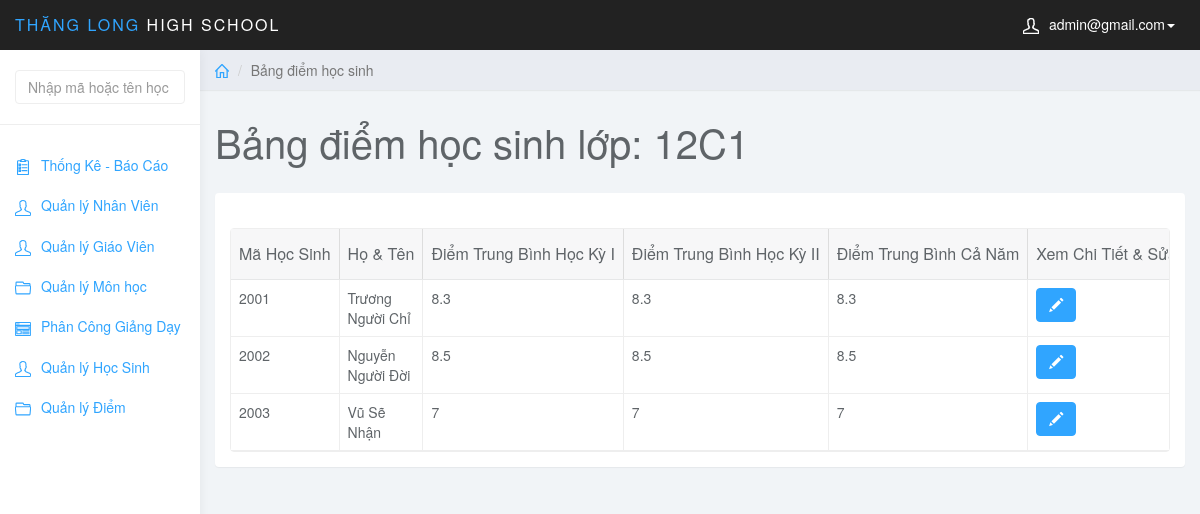
The app's page /admin/index.php?page=list_diem&id_class=201 (signed in) with its own data.
### tables this page shows
CREATE TABLE `lophoc` (
  `MaLopHoc` varchar(10) NOT NULL,
  `Tenlophoc` varchar(20) NOT NULL,
  `KhoiHoc` varchar(10) NOT NULL,
  PRIMARY KEY (`MaLopHoc`)
);

CREATE TABLE `hocsinh` (
  `MaHS` int(6) NOT NULL,
  `MaLopHoc` varchar(10) NOT NULL,
  `TenHS` varchar(50) NOT NULL,
  `GioiTinh` varchar(5) NOT NULL,
  `NgaySinh` date NOT NULL,
  `NoiSinh` varchar(50) NOT NULL,
  `DanToc` varchar(10) NOT NULL,
  `HoTenCha` varchar(50) NOT NULL,
  `HoTenMe` varchar(50) NOT NULL,
  PRIMARY KEY (`MaHS`),
  KEY `fk_hs_lh` (`MaLopHoc`),
  CONSTRAINT `fk_hs_lh` FOREIGN KEY (`MaLopHoc`) REFERENCES `lophoc` (`MaLopHoc`)
);

### admin/list_diem.php (the view, shortened to what this page needs)
<?php
$class_id = $_GET['id_class'];
$sql_view = "SELECT * FROM lophoc WHERE MaLopHoc = '$class_id'";
$query_view = mysqli_query($conn, $sql_view);
$row_view = mysqli_fetch_assoc($query_view);
?>
<div class="col-sm-9 col-sm-offset-3 col-lg-10 col-lg-offset-2 main">
    <div class="row">
        <ol class="breadcrumb">
            <li><a href="index.php"><svg class="glyph stroked home">
                        <use xlink:href="#stroked-home"></use>
                    </svg></a></li>
            <li class="active">Bảng điểm học sinh</li>
        </ol>
    </div>
    <div class="row">
        <div class="col-lg-12">
            <h1 class="page-header">Bảng điểm học sinh lớp: <?php echo $row_view['Tenlophoc']; ?></h1>
        </div>
    </div>
    <div class="row">
        <div class="col-lg-12">
            <div class="panel panel-default">
                <div class="panel-body">
                    <table data-toolbar="#toolbar" data-toggle="table">
                        <thead>
                            <tr>
                                <th data-field="id" data-sortable="true">Mã Học Sinh</th>
                                <th data-field="name" data-sortable="true">Họ & Tên</th>
                                <th data-sortable="true">Điểm Trung Bình Học Kỳ I</th>
                                <th data-sortable="true">Điểm Trung Bình Học Kỳ II</th>
                                <th data-sortable="true">Điểm Trung Bình Cả Năm</th>
                                <th>Xem Chi Tiết & Sửa</th>
                            </tr>
                        </thead>
                        <tbody>
                            <?php
                            $sql = "SELECT * FROM hocsinh WHERE MaLopHoc = '$class_id'";
                            $query = mysqli_query($conn, $sql);
                            while ($row = mysqli_fetch_assoc($query)) {
                                $sql_diem = "SELECT * FROM hocsinh JOIN diem ON hocsinh.MaHS = diem.MaHS JOIN monhoc ON diem.MaMonHoc = monhoc.MaMonHoc JOIN lophoc ON hocsinh.MaLopHoc = lophoc.MaLopHoc JOIN hocky ON diem.MaHocKy = hocky.MaHocKy WHERE hocsinh.MaHS = '{$row['MaHS']}'";
                                $query_diem = mysqli_query($conn, $sql_diem);
                                $tb_hk = 0;
                                $tb_hk2 = 0;
                                $i = 0;
                                $j = 0;
                                while ($row_diem = mysqli_fetch_assoc($query_diem)) {
                                    if ($i != 8) {
                                        $tb_hk += $row_diem['DiemTB'];
                                        $i++;
                                    } elseif ($j != 8) {
                                        $tb_hk2 += $row_diem['DiemTB'];
                                        $j++;
                                    }
                                }
                            ?>
                            <tr>
                                <td><?php echo $row['MaHS']; ?></td>
                                <td><?php echo $row['TenHS']; ?></td>
                                <td><?php if (isset($tb_hk)) {
                                            echo $a = round($tb_hk / $i, 1);
                                        } else {
                                            echo '---';
                                        } ?></td>
                                <td><?php if (isset($tb_hk2)) {
                                            echo $b = round($tb_hk2 / $j, 1);
                                        } else {
                                            echo '---';
                                        } ?></td>
                                <td><?php echo $tb_nam = round($dtb_nam = ($a + $b * 2) / 3, 1) ?></td>
                                <td class="form-group">
                                    <a href="index.php?page=edit_diem&id_hs=<?php echo $row['MaHS']; ?>"
                                        class="btn btn-primary"><i class="glyphicon glyphicon-pencil"></i></a>
                                </td>
                            </tr>
                            <?php } ?>
                        </tbody>
                    </table>
                </div>
            </div>
        </div>
    </div>
</div>

### admin/css/styles.css (style rules this page uses)
body { background: #f1f4f7; padding-top: 50px; color: #5f6468; }
a, a:hover, a:focus { color: #30a5ff; }
h1, h2, h3, h4, h5, h6 { color: #5f6468; }
h1 { font-weight: 300; font-size: 40px; }
.btn-primary, .btn-primary:hover, .btn-primary:focus, .btn-primary:active, .btn-primary.active, .open > .dropdown-toggle.btn-primary, .btn-primary.disabled, .btn-primary[disabled], fieldset[disabled] .btn-primary, .btn-primary.disabled:hover, .btn-primary[disabled]:hover, fieldset[disabled] .btn-primary:hover, .btn-primary.disabled:focus, .btn-primary[disabled]:focus, fieldset[disabled] .btn-primary:focus, .btn-primary.disabled:active, .btn-primary[disabled]:active, fieldset[disabled] .btn-primary:active, .btn-primary.disabled.active, .btn-primary[disabled].active, fieldset[disabled] .btn-primary.active { background-color: #30a5ff; border-color: #30a5ff; }
.panel { border: 0; }
.breadcrumb { border-radius: 0; padding: 10px 15px; background: #e9ecf2; box-shadow: 0 1px 1px rgba(0, 0, 0, .05); margin: 0 ; }
h1.page-header { margin-top: 30px; border-bottom: 0; }
.table { background: #fff; }
.breadcrumb .glyph { height: 14px; width: 14px; margin: -2px 0 0 0; stroke-width: 4px; }

### records on screen
lophoc: Tenlophoc "12C1"
hocsinh: MaHS "2001", TenHS "Trương Người Chỉ", i "8.3", j "8.3", b "8.3"
hocsinh: MaHS "2002", TenHS "Nguyễn Người Đời", i "8.5", j "8.5", b "8.5"
hocsinh: MaHS "2003", TenHS "Vũ Sẽ Nhận", i "7", j "7", b "7"

### other values on screen
$_SESSION['mail_user'] "admin@gmail.com"
